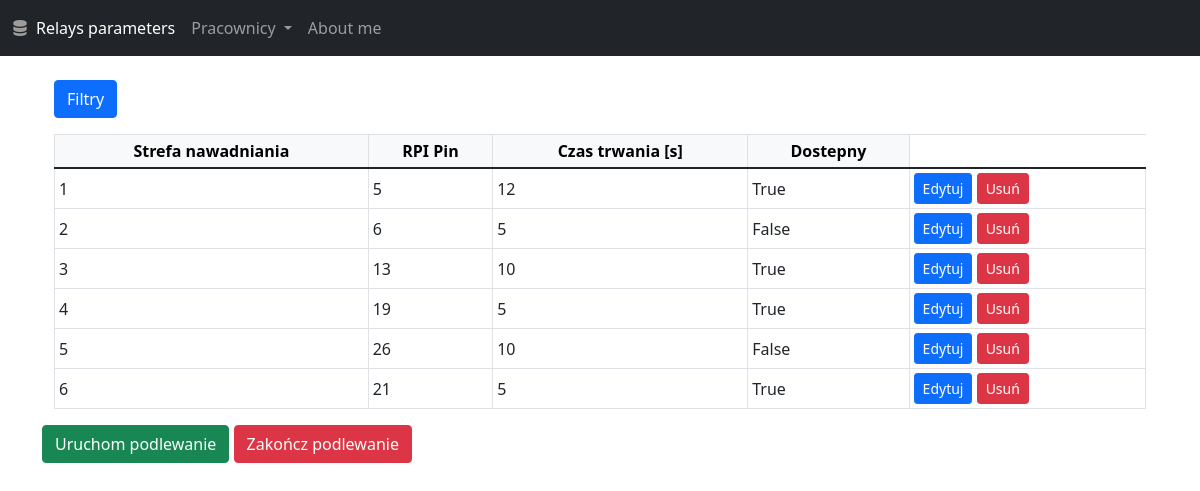
Before: /database with the older database file.
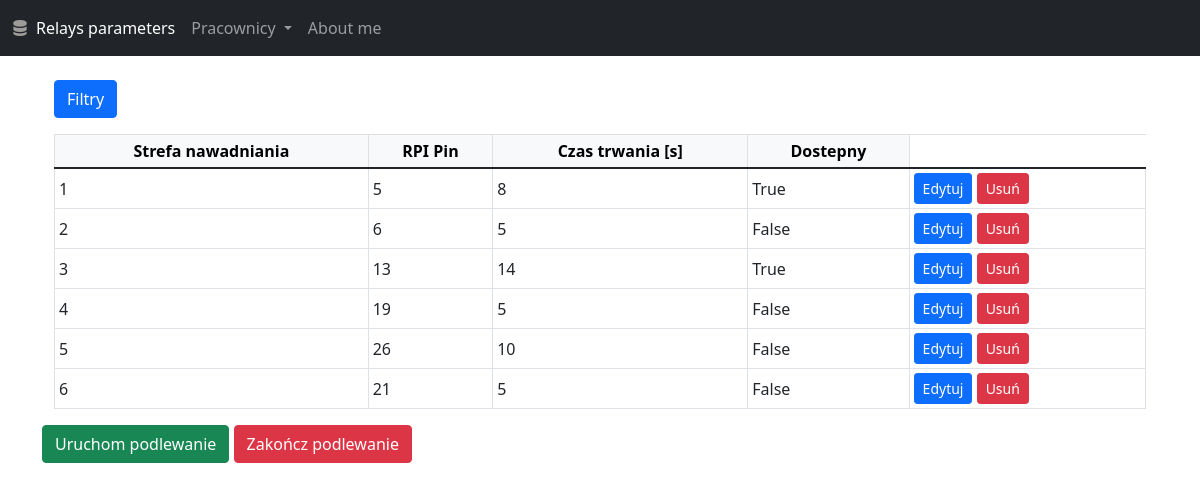
After: the same page with the newer database file.
### app.py (models this page shows, shortened)
class RelayDB(db.Model):
    __tablename__ = 'relays'
    id = db.Column(db.Integer, primary_key=True)
    pin = db.Column(db.Integer)
    duration = db.Column(db.Integer)
    active = db.Column(db.Boolean)

### app.py (the view)
@app.route('/database', methods=['GET', 'POST'])
def testdb():
    print(request.method)
    try:
        relaysData = RelayDB.query.all()
        return render_template('database.html',  output_data=relaysData)
    except Exception as e:
        error_text = "<p>The error:<br>" + str(e) + "</p>"
        hed = '<h1>Something is broken.</h1>'
        return hed + error_text

### templates/database.html
{% extends 'base.html' %} {% block title %}Irrigation system{% endblock %} {%
block content %}
<div class="container">
  <br />
  <div class="container">
    <p>
      <a
        class="btn btn-primary"
        data-bs-toggle="collapse"
        href="#collapseExample"
        role="button"
        aria-expanded="false"
        aria-controls="collapseExample"
      >
        Filtry
      </a>
    </p>
    <table class="table table-bordered table-sm">
      <thead class="table-light">
        <tr>
          <th
            class="align-middle text-center"
            data-field="RelayID"
            data-filter-control="input"
            data-sortable="true"
          >
            Strefa nawadniania
          </th>
          <th
            class="align-middle text-center"
            data-field="GPIO_pin"
            data-filter-control="select"
            data-sortable="true"
          >
            RPI Pin
          </th>
          <th
            class="align-middle text-center"
            data-field="Kategoria"
            data-filter-control="select"
            data-sortable="true"
          >
            Czas trwania [s]
          </th>
          <th
            class="align-middle text-center"
            data-field="Opis"
            data-filter-control="select"
            data-sortable="true"
          >
            Dostepny
          </th>
        </tr>
      </thead>
      <tbody>
        {% for row in output_data %}
        <tr>
          <td class="align-middle">{{row.id}}</td>
          <td class="align-middle">{{row.pin}}</td>
          <td class="align-middle">{{row.duration}}</td>
          <td class="align-middle">{{row.active}}</td>
          <td>
            <a
              class="btn btn-primary btn-sm"
              href="/database_update/{{row.id}}"
            >
              Edytuj</a
            >
            <a class="btn btn-danger btn-sm" href="/database_delete/{{row.id}}">
              Usuń</a
            >
          </td>
        </tr>
        {% endfor %}
      </tbody>
    </table>
  </div>
  <a class="btn btn-success" href="/start_script">Uruchom podlewanie</a>
  <a class="btn btn-danger" href="/stop_script">Zakończ podlewanie</a>
</div>
{% endblock %}

### templates/base.html (shortened to what this page needs)
<!DOCTYPE html>
<html lang="en">
  <head>
    <link
      href="https://cdn.jsdelivr.net/npm/bootstrap@5.1.3/dist/css/bootstrap.min.css"
      rel="stylesheet"
    />
    <link
      rel="stylesheet"
      href="https://cdn.jsdelivr.net/npm/bootstrap-icons@1.7.0/font/bootstrap-icons.css"
    />
  </head>
  <body>
    <nav class="navbar navbar-expand-lg navbar-dark bg-dark">
      <div class="container-fluid">
        <i class="bi bi-server" style="color: rgba(255, 250, 240, 0.562)"></i>
        <div class="collapse navbar-collapse" id="navbarSupportedContent">
          <ul class="navbar-nav me-auto mb-2 mb-lg-0">
            <li class="nav-item">
              <a class="nav-link active" aria-current="page" href="/"
                >Relays parameters</a
              >
            </li>
            <li class="nav-item dropdown">
              <a
                class="nav-link dropdown-toggle"
                href="/workers"
                id="navbarDropdown"
                role="button"
                data-bs-toggle="dropdown"
                aria-expanded="false"
              >
                Pracownicy
              </a>
            </li>
            <li class="nav-item">
              <a class="nav-link" href="{{url_for('about')}}">About me</a>
            </li>
          </ul>
        </div>
      </div>
    </nav>
    {% block content %} {% endblock %}
  </body>
</html>

Changed rows visible on the page:
changed RelayDB id 1: duration "12" → "8"
changed RelayDB id 3: duration "10" → "14"
changed RelayDB id 4: active "True" → "False"
changed RelayDB id 6: active "True" → "False"
